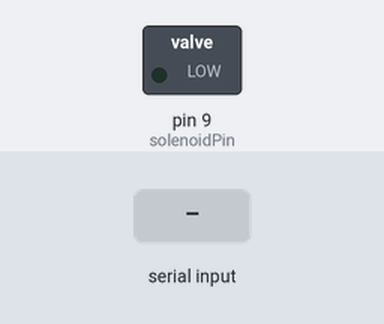
The sketch below on a simulated Arduino Uno, built with avr-gcc and run on an emulated ATmega328P. On the bench: switched loads named in the sketch (green lamp = pin HIGH). The test bench sets the inputs (shaded band). What the sketch prints to the serial monitor is not drawn.

Above: at 1.2 s.
1.3 s: "U" received over the second serial link
At 3.1 s:
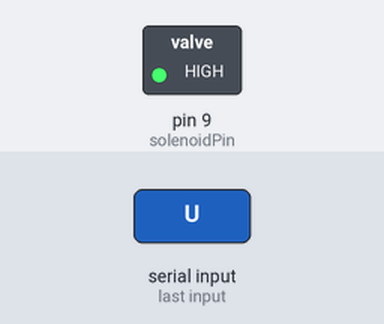
4.3 s: "CONNECTED" received over the second serial link
6.7 s: "L" received over the second serial link
Timing chart, 0 to 9.7 s (numbered marks = the images above; inputs shaded):
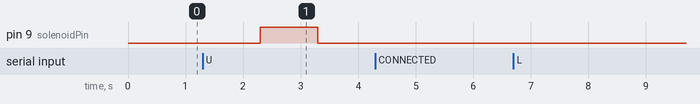

Measured:
- after the input at 1.3 s, pin 9 (solenoidPin): LOW → HIGH after 1.0 s, → LOW 1.0 s later
- after the input at 4.3 s, every drawn part: stays the same
- after the input at 6.7 s, every drawn part: stays the same

The sketch:

btdoorlock1104.ino
```cpp
#include <SoftwareSerial.h>

SoftwareSerial bluetooth(10, 11); // RX, TX 핀 설정
int solenoidPin = 9;

void setup() {
    Serial.begin(9600);  // 기본 시리얼 통신 초기화
    bluetooth.begin(9600);  // HC-06 블루투스 모듈 통신 시작
    pinMode(solenoidPin, OUTPUT);  // 솔레노이드 핀 출력 설정

    // Bluetooth 연결 확인
    Serial.println("Bluetooth Test Start");
}

void unlockDoor() {
    digitalWrite(solenoidPin, HIGH);  // 문을 열기
    delay(1000);
    digitalWrite(solenoidPin, LOW);   // 문을 잠그기
    Serial.println("Door Unlocked");
}

void lockDoor() {
    digitalWrite(solenoidPin, LOW);   // 문을 잠그기
    Serial.println("Door Locked");
}

void loop() {
    if (bluetooth.available()) {  // Bluetooth로 데이터 수신
        String message = bluetooth.readString();  // 수신한 메시지

        if (message == "CONNECTED") {
            Serial.println("Bluetooth connected");
        } else if (message == "U") {  // Unlock 명령 수신
            unlockDoor();
        } else if (message == "L") {  // Lock 명령 수신
            lockDoor();
        }
    }
}
```
